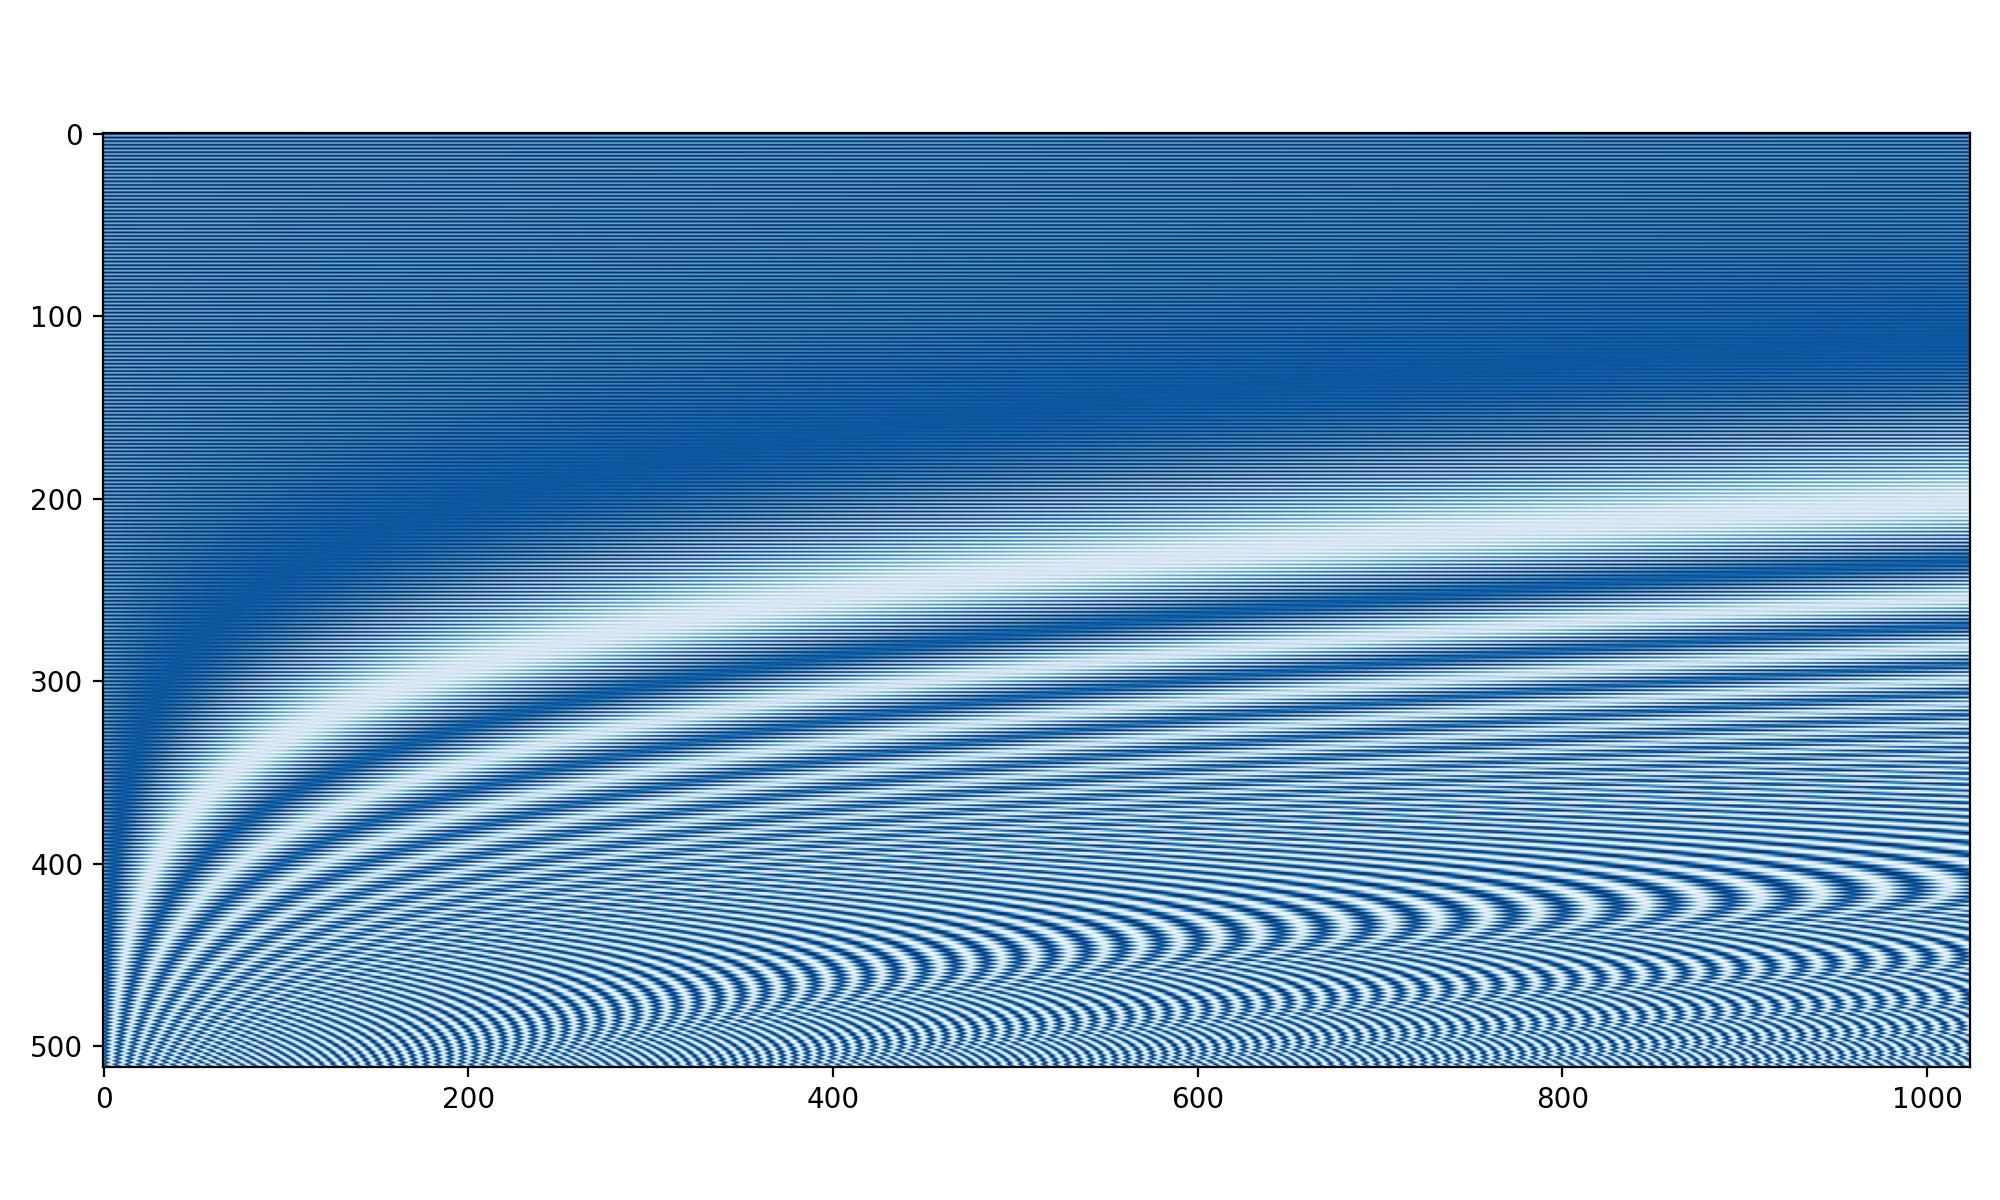

Generate this figure with Python:
import cv2
import cmapy
import matplotlib.pyplot as plt
from pathlib import Path

from model import PositionalEncoding
from utils import fig_to_array, save_image


def vis_pos_enc_mat(pos_enc, cmap="Blues"):
    vis = pos_enc.numpy()
    vis -= vis.min()
    vis /= vis.max()
    vis *= 255
    vis = vis.astype("uint8")
    vis = cv2.applyColorMap(vis, cmapy.cmap(cmap))

    fig, axes = plt.subplots(figsize=(10, 6))
    # axes.imshow(vis.transpose(1, 0, 2)[::-1, ...])
    axes.imshow(vis.transpose(1, 0, 2)[::-1, :, ::-1])
    fig.tight_layout()
    arr = fig_to_array(fig)
    return arr


if __name__ == "__main__":
    pos_enc = PositionalEncoding(dim=512, max_len=1024)
    vis = vis_pos_enc_mat(pos_enc.pe_mat)
    save_image(img=vis, path=Path(__file__).parent.resolve()/"pos_encoding.jpg")
